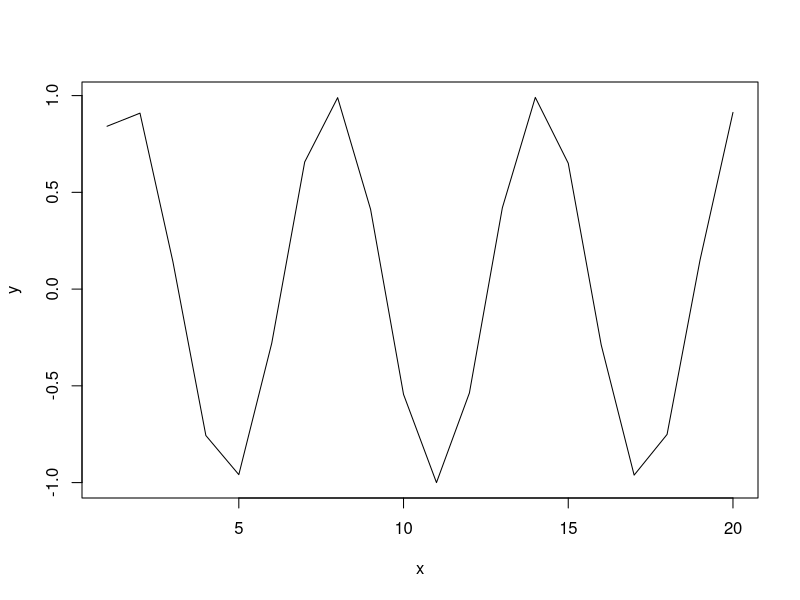
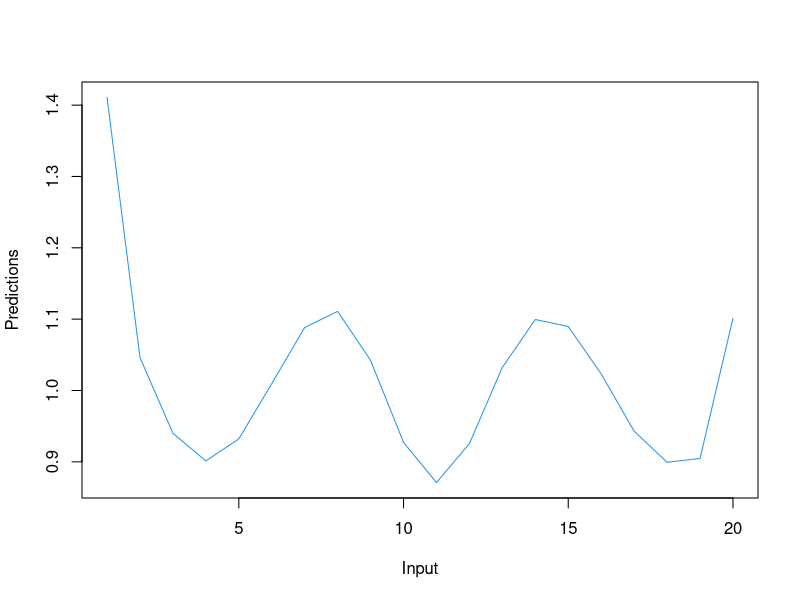

These figures' R source, in order:
################################################################################
############## 3: Smoothing with basis expansions and penalties ################
################################################################################

################################ Contributors ################################## 

##---------------------------  Kartik (s2407270)------------------------------##

#################################### CODE  #####################################

library(methods)

Basis_mat<- function (x,k,bord){

  dk <- diff(range(x))/(k-bord)                ## knot spacing
  knots <- seq(min(x)-dk*bord,by=dk,length=k+bord+1)
  X <- splines::splineDesign(knots,x,ord=bord+1,outer.ok=TRUE)
  return(X)
}
#Basis_mat(c(1:3),20,3)


eigen_decom<- function(A){
## functions (A) arguments is the matrix multiplication of given equation and 
## using that we do the eigen decomposition of the resultant vector.
  
  ev <- eigen(A)                        ## getting Eigen values and vector
  A <- diag(ev$values)                  ## Extract the components
  U <- ev$vectors                       ## Extracting the vectors
  
  decom <- cbind(U,A)                   ## Combining vectors in order to return          

  return(decom)                         ## return the vector that contains U and
                                        ## A to find optimal gcv.
}


min_gcv <- function(Q,R,D,X,y,logsp,ngrid){

## This function estimates the optimal value of lambda by minimizing the gcv 
## value. The function takes argument Q, R (Founded using QR decomposition), X
## (Basis Matrix), y (labels), logsp (the ends of interval to search for lambda)
## ngrid (the of lambda values to try)
  
  n <-nrow(X)                                ## length of number of inputs 
                                             ## can be extracted from X vector
                                             ## rows elements as X is N*N vector
  
     
  S <- t(solve(R))%*% t(D) %*% D %*% solve(R)## Defining the eigen decomposition
                                             ## vector to decompose
  decom <- eigen_decom(S)                    ## Function eigen_decom will 
                                             ## decompose the into U, A vectors
  
  U <- decom[1:20,1:20]                      ## Extracting the vector U from 
                                             ## decom matrix
  
  A <- decom[1:20,21:40]                     ## Extracting the vector U from 
                                             ## decom matrix
  
  vals <- seq(logsp[1],logsp[-1],length.out=ngrid)## Creating a grid to search
                                                  ## for lambda values to try
 
   min_gcv <- 1e9                            ## initializing the min_gcv value  
                                             ## to very large value in order to 
                                             ## get minimum
  
  lambda <- 0                                ## making global variable in order
                                             ## extract it from the loop's scope
  
  sigma_2 <- 0                               ## making global variable in order
                                             ## extract it from the loop's scope
  
  I <- diag(nrow(A))                         ## creating a Indentity matrix of 
                                             ## same dimensions as A vector

  for (i in c(1:ngrid)){              ## iterating vals(lambda values)
   
    ## Initializing the beta with respective value of lambda stored in vals 
    beta <- solve(R) %*% U %*% solve( I + vals[i] * A) %*% t(U) %*% t(Q) %*% y
    k <- sum(diag(solve( I + vals[i] * A)))  ## Effective Degrees of Freedom
    mu <- X %*% beta                         ## fitted values course
    sigma_2 <- ((y-mu)**2) / (n-k)           ## Calculating the residual variance
    gcv <- sigma_2 / (n-k)                   ## computing GCV values using the 
                                             ## given formula
   
     optimal<-cbind(gcv,sigma_2)             ## Creating a matrix to get 
                                             ## the minimum value of gcv and 
                                             ## other paramters lambda, sigma**2
    
     if (min(optimal[1]) < min_gcv){         ## comparing the minimum value with
                                             ## previous results
      
      index <- which.min(optimal[1])      ## getting the index of minimum value
                                          ## corresponding to gcv 
      
      min_gcv <- optimal[index,1]         ## extracting the parameters from
      lambda <- vals[i]                   ## the vector corresponding to the
      min_sigma_2=optimal[index,2]        ## index
    }
  
  }
  
  return(c(lambda,sigma_2,min_gcv))      ## return the optimal parameters
  
}

pspline<- function (x,y,k=20,logsp=c(-5,5),bord=3,pord=2,ngrid=100){

  X <- Basis_mat(x,k,bord)
  e <- rep(1,length=length(x))
  D <- diff(diag(k),differences=pord)
  lambda <- 0
  
  if (length(logsp)==1){
    lambda <- logsp[1]
  }else{
    QR <- qr(X)
    Q <- qr.Q(QR)
    R <- qr.R(QR)
    estimate <<- min_gcv(Q,R,D,X,y,logsp,ngrid)
    lambda <- estimate[1]
    sigma_2 <- estimate[2]
    gcv <- estimate[3]
  }

  beta <- solve(t(X) %*% X + lambda * t(D) %*% D)* t(X) *y
  mu <- X %*% beta
  #return (c(beta,mu,sigma_2))
  return(X%*% beta +e )
}
x=c(1:20)
y=sin(x)
f=pspline(x,y)
plot(x,y,type = "l")
plot(x,diag(f),pch=19,col=4,xlab = "Input",ylab = "Predictions",type="l")
